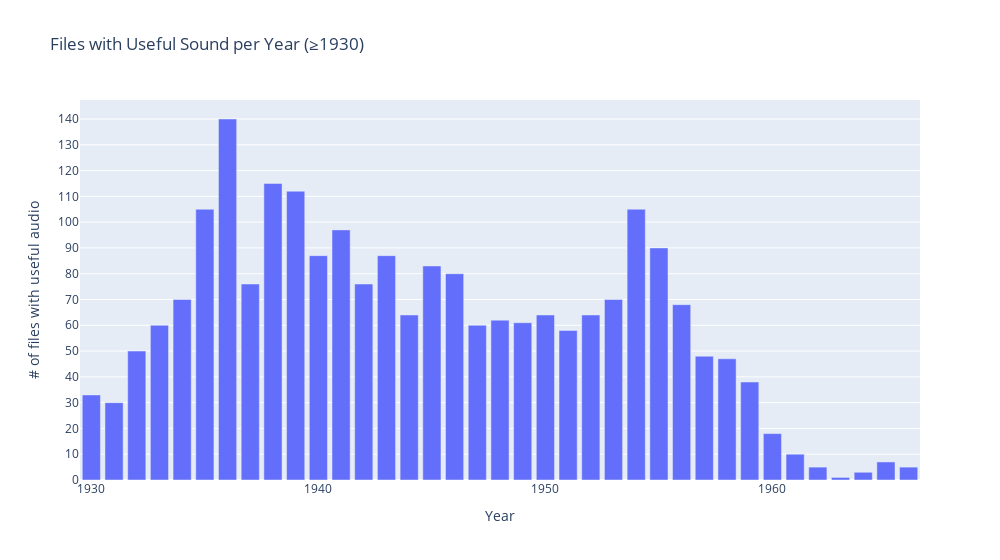

Write notebook code for a chart like this one.
### Markdown cell above
To understand how content is distributed, the first thing to consider is the
nature of the dataset itself. The SF archive—and the subsequent Journal Digital
collection—vary widely in scope and condition; shaped first by changes in film production practices over the decades and later by uneven preservation processes.” Some nitrate prints have hence only survived
in partial form, and (after the introduction of sound) many films still lack a
complete soundtrack, usually because the audio has deteriorated.

### Code cell
audio_files_year = pd.read_csv(
  data / "year_audio_files.tsv", sep="\t"
).set_index("Year")


def get_audio_bars():
  fig = px.bar(
    audio_files_year,
    y="audio",
    title="Files with Useful Sound per Year (≥1930)",
  )

  fig.update_layout(
    xaxis_title="Year",
    yaxis_title="# of files with useful audio",
    xaxis=dict(tickmode="linear", tick0=1930, dtick=10),
    yaxis=dict(tickmode="linear", tick0=0, dtick=10),
    width=1000
  )
  if not local:
    return fig

  file = root / "media" / "audio-bars.jpg"

  fig.write_image(file)

  return Image(file)


display(
  get_audio_bars(),
  metadata={
    "jdh": {
      "module": "object",
      "object": {
        "tags": ["figure-audio_bars-*"],
        "type": "image",
        "source": [
          "The overall distribution of audiovisual films "
          "in the Journal Digital collection—with the digital emphasis "
          "on files with sound As is evident, the distribution of files "
          "is uneven, with a gradual increase during the 1930s."
        ],
      },
    }
  },
)

### Figure 1 — Plotly figure (JSON) as saved in the notebook; plotly's stock layout.template omitted (floating-point values rounded to 4 significant figures)
{"data": [{"hovertemplate": "Year=%{x}<br>audio=%{y}<extra></extra>", "legendgroup": "", "marker": {"color": "#636efa", "pattern": {"shape": ""}}, "name": "", "orientation": "v", "showlegend": false, "textposition": "auto", "type": "bar", "x": [1930, 1931, 1932, 1933, 1934, 1935, 1936, 1937, 1938, 1939, 1940, 1941, 1942, 1943, 1944, 1945, 1946, 1947, 1948, 1949, 1950, 1951, 1952, 1953, 1954, 1955, 1956, 1957, 1958, 1959, 1960, 1961, 1962, 1963, 1964, 1965, 1966], "xaxis": "x", "y": [33, 30, 50, 60, 70, 105, 140, 76, 115, 112, 87, 97, 76, 87, 64, 83, 80, 60, 62, 61, 64, 58, 64, 70, 105, 90, 68, 48, 47, 38, 18, 10, 5, 1, 3, 7, 5], "yaxis": "y"}], "layout": {"barmode": "relative", "legend": {"tracegroupgap": 0}, "title": {"text": "Files with Useful Sound per Year (≥1930)"}, "width": 1000, "xaxis": {"anchor": "y", "domain": [0.0, 1.0], "dtick": 10, "tick0": 1930, "tickmode": "linear", "title": {"text": "Year"}}, "yaxis": {"anchor": "x", "domain": [0.0, 1.0], "dtick": 10, "tick0": 0, "tickmode": "linear", "title": {"text": "# of files with useful audio"}}}}
